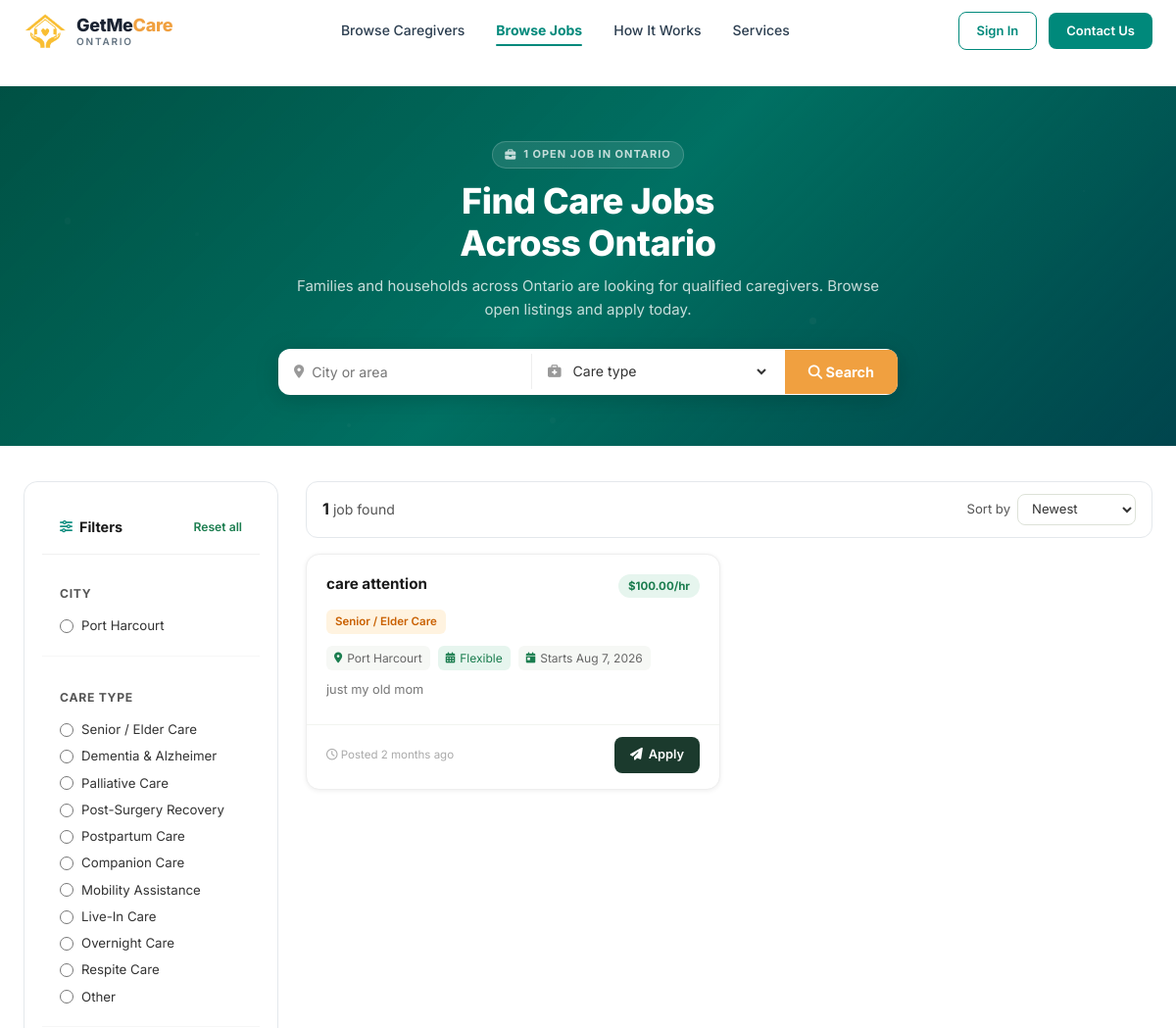
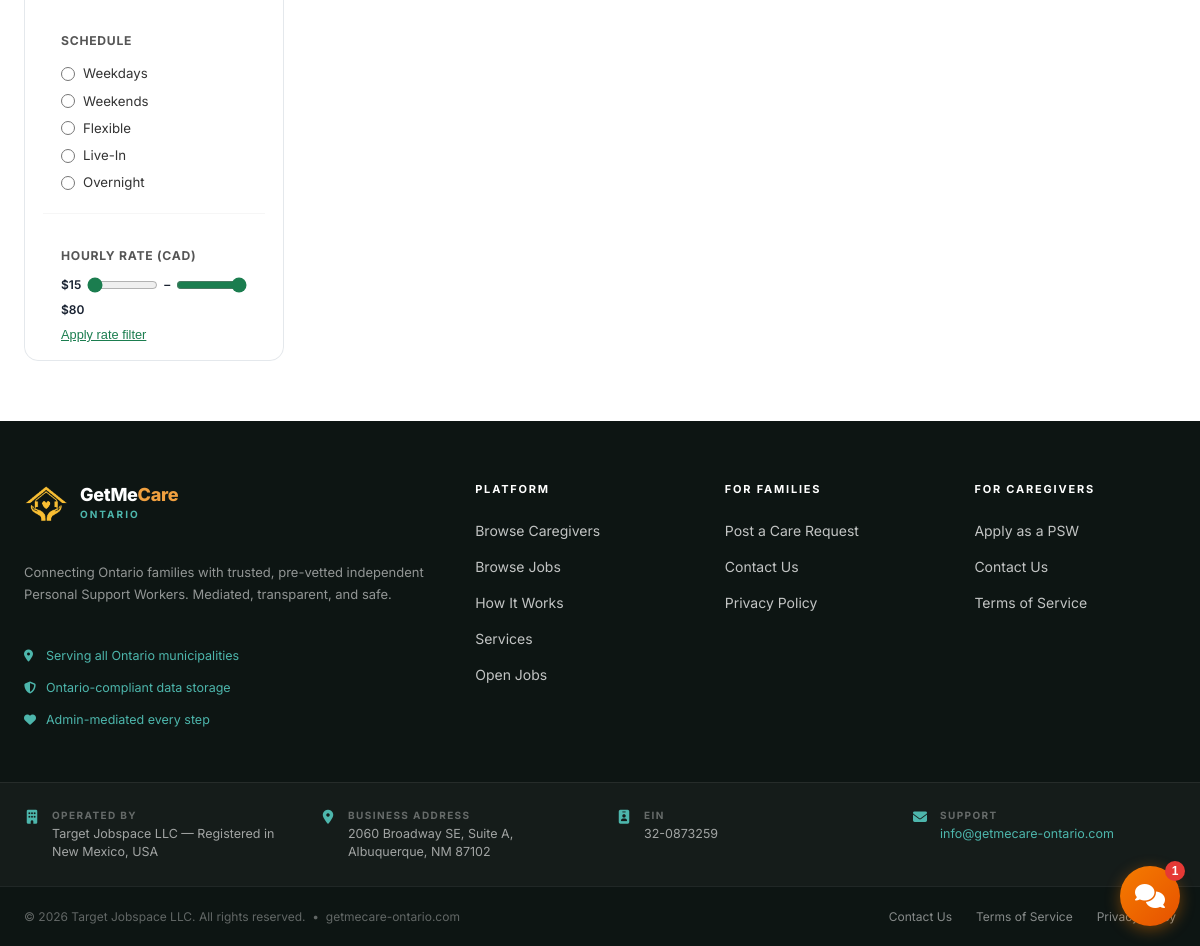
Screenshot of /browse-jobs/ with the database file from the repository (2 pictures, top to bottom).
### Account/models.py (models this page shows, shortened)
class JobPosting(models.Model):
    CARE_TYPE_CHOICES = [
        ('senior_elder',      'Senior / Elder Care'),
        ('dementia',          'Dementia & Alzheimer'),
        ('palliative',        'Palliative Care'),
        ('post_surgery',      'Post-Surgery Recovery'),
        ('postpartum',        'Postpartum Care'),
        ('companion',         'Companion Care'),
        ('mobility',          'Mobility Assistance'),
        ('live_in',           'Live-In Care'),
        ('overnight',         'Overnight Care'),
        ('respite',           'Respite Care'),
        ('other',             'Other'),
    ]
    SCHEDULE_CHOICES = [
        ('weekdays',  'Weekdays'),
        ('weekends',  'Weekends'),
        ('flexible',  'Flexible'),
        ('live_in',   'Live-In'),
        ('overnight', 'Overnight'),
    ]
    STATUS_OPEN   = 'open'
    STATUS_FILLED = 'filled'
    STATUS_CLOSED = 'closed'
    STATUS_CHOICES = [
        (STATUS_OPEN,   'Open'),
        (STATUS_FILLED, 'Filled'),
        (STATUS_CLOSED, 'Closed'),
    ]
    employer       = models.ForeignKey(
        CustomUser, on_delete=models.CASCADE,
        related_name='job_postings',
        limit_choices_to={'role': CustomUser.EMPLOYER},
    )
    title          = models.CharField(max_length=120,
                     help_text='e.g. "Weekend Respite Care"')
    care_type      = models.CharField(max_length=30, choices=CARE_TYPE_CHOICES)
    city           = models.CharField(max_length=100,
                     help_text='Neighbourhood or city, e.g. "Nepean" or "Ottawa"')
    description    = models.TextField(blank=True,
                     help_text='Details about the care needed, patient needs, home environment, etc.')
    hours_per_week = models.PositiveSmallIntegerField(null=True, blank=True,
                     help_text='Estimated weekly hours')
    hourly_rate    = models.DecimalField(max_digits=6, decimal_places=2, null=True, blank=True,
                     help_text='Offered rate in CAD/hr')
    schedule       = models.CharField(max_length=20, choices=SCHEDULE_CHOICES, default='flexible')
    start_date     = models.DateField(null=True, blank=True,
                     help_text='Desired start date (leave blank if flexible)')
    status         = models.CharField(max_length=10, choices=STATUS_CHOICES, default=STATUS_OPEN)
    created_at     = models.DateTimeField(auto_now_add=True)
    updated_at     = models.DateTimeField(auto_now=True)
    class Meta:
        ordering = ['-created_at']

### Caregiver/views.py (the view)
# urls.py: path('browse-jobs/', views.browse_jobs, name='browse_jobs'),
def browse_jobs(request):
    qs = JobPosting.objects.filter(
        status=JobPosting.STATUS_OPEN
    ).select_related('employer').order_by('-created_at')
    city      = request.GET.get('city', '').strip()
    care_type = request.GET.get('care_type', '').strip()
    schedule  = request.GET.get('schedule', '').strip()
    rate_min  = request.GET.get('rate_min', '')
    rate_max  = request.GET.get('rate_max', '')
    sort      = request.GET.get('sort', '')
    if city:
        qs = qs.filter(city__icontains=city)
    if care_type:
        qs = qs.filter(care_type=care_type)
    if schedule:
        qs = qs.filter(schedule=schedule)
    if rate_min:
        try:
            qs = qs.filter(hourly_rate__gte=float(rate_min))
        except ValueError:
            pass
    if rate_max:
        try:
            qs = qs.filter(hourly_rate__lte=float(rate_max))
        except ValueError:
            pass
    if sort == 'rate_asc':
        qs = qs.order_by('hourly_rate')
    elif sort == 'rate_desc':
        qs = qs.order_by('-hourly_rate')
    elif sort == 'oldest':
        qs = qs.order_by('created_at')
    paginator = Paginator(qs, 30)
    page_num  = request.GET.get('page', 1)
    page_obj  = paginator.get_page(page_num)
    cities = (
        JobPosting.objects
        .filter(status=JobPosting.STATUS_OPEN)
        .exclude(city='')
        .values_list('city', flat=True)
        .distinct()
        .order_by('city')
    )
    return render(request, 'Caregiver/browse-jobs.html', {
        'page_obj':   page_obj,
        'total':      paginator.count,
        'city':       city,
        'care_type':  care_type,
        'schedule':   schedule,
        'rate_min':   rate_min,
        'rate_max':   rate_max,
        'sort':       sort,
        'cities':     cities,
        'care_type_choices': JobPosting.CARE_TYPE_CHOICES,
        'schedule_choices':  JobPosting.SCHEDULE_CHOICES,
    })

### GETMECARE/context_processors.py (called while the page is built, shortened)
def sidebar_context(request):
    if not hasattr(request, 'user') or not request.user.is_authenticated:
        return {}

### templates/Caregiver/browse-jobs.html (shortened to what this page needs)
{% extends "base.html" %}
{% load static %}
{% block content %}
<section class="browse-hero">
<div class="browse-hero-inner" style="text-align:center">
<div class="browse-hero-text">
<span class="browse-eyebrow reveal"><i class="fas fa-briefcase"></i> {{ total }} Open Job{% if total != 1 %}s{% endif %} in Ontario</span>
<h1 class="reveal reveal-d1">Find Care Jobs<br>Across Ontario</h1>
<p class="reveal reveal-d2">Families and households across Ontario are looking for qualified caregivers. Browse open listings and apply today.</p>
</div>
<div class="jobs-hero-search browse-hero-search reveal reveal-d3">
<form method="get" action="{% url 'browse_jobs' %}">
<div class="jhs-inner">
<span class="jhs-field"><i class="fas fa-map-marker-alt"></i><input type="text" name="city" placeholder="City or area" value="{{ city }}"></span>
<span class="jhs-field"><i class="fas fa-briefcase-medical"></i>
<select name="care_type">
<option value="">Care type</option>
</select>
</span>
<button type="submit" class="jhs-btn"><i class="fas fa-search"></i> Search</button>
</div>
</form>
</div>
</div>
</section>
<div class="browse-layout">
<aside class="browse-sidebar" id="jobsSidebar">
<form method="get" action="{% url 'browse_jobs' %}" id="filterForm">
<div class="filter-card">
<div class="filter-header">
<h3><i class="fas fa-sliders-h"></i> Filters</h3>
<a href="{% url 'browse_jobs' %}" class="filter-reset">Reset all</a>
</div>
<div class="filter-group">
<h4>City</h4>
{% for c in cities %}
<label class="filter-check"><input type="radio" name="city" value="{{ c }}" {% if city == c %}checked{% endif %} onchange="this.form.submit()"><span>{{ c }}</span></label>
{% empty %}<p style="font-size:.8rem;color:#aaa">No listings yet</p>{% endfor %}
</div>
<div class="filter-group">
<h4>Care Type</h4>
{% for value, label in care_type_choices %}
<label class="filter-check"><input type="radio" name="care_type" value="{{ value }}" {% if care_type == value %}checked{% endif %} onchange="this.form.submit()"><span>{{ label }}</span></label>
{% endfor %}
</div>
<div class="filter-group">
<h4>Schedule</h4>
{% for value, label in schedule_choices %}
<label class="filter-check"><input type="radio" name="schedule" value="{{ value }}" {% if schedule == value %}checked{% endif %} onchange="this.form.submit()"><span>{{ label }}</span></label>
{% endfor %}
</div>
<div class="filter-group">
<h4>Hourly Rate (CAD)</h4>
<div class="rate-range">
<span id="rate-min">${{ rate_min|default:"15" }}</span>
<input type="range" min="15" max="80" value="{{ rate_min|default:'15' }}" id="rateMin" name="rate_min">
<span>–</span>
<input type="range" min="15" max="80" value="{{ rate_max|default:'80' }}" id="rateMax" name="rate_max">
<span id="rate-max">${{ rate_max|default:"80" }}</span>
</div>
<button type="submit" style="margin-top:8px;cursor:pointer;border:none;background:none;text-decoration:underline;color:#1b7d4f;font-size:.8rem;padding:0">Apply rate filter</button>
</div>
</div>
</form>
</aside>
<main class="browse-results">
<div class="results-toolbar">
<div class="results-count"><strong>{{ total }}</strong> job{% if total != 1 %}s{% endif %} found</div>
<form method="get" action="{% url 'browse_jobs' %}" style="display:contents">
<div class="results-sort">
<label>Sort by</label>
<select name="sort" onchange="this.form.submit()">
<option value="" {% if not sort %}selected{% endif %}>Newest</option>
</select>
</div>
</form>
</div>
<div class="jb-grid">
{% for job in page_obj %}
<div class="jb-card">
<div class="jb-card-body">
<div class="jb-header">
<div class="jb-title">{{ job.title }}</div>
{% if job.hourly_rate %}<span class="jb-rate-badge">${{ job.hourly_rate }}/hr</span>{% endif %}
</div>
<span class="jb-type-badge">{{ job.get_care_type_display }}</span>
<div class="jb-meta">
<span class="jb-meta-item"><i class="fas fa-map-marker-alt"></i> {{ job.city|default:"Ontario" }}</span>
<span class="jb-meta-item sched-{{ job.schedule }}"><i class="fas fa-calendar-alt"></i> {{ job.get_schedule_display }}</span>
{% if job.start_date %}<span class="jb-meta-item"><i class="fas fa-calendar-day"></i> Starts {{ job.start_date|date:"M j, Y" }}</span>{% endif %}
</div>
{% if job.description %}<p class="jb-desc">{{ job.description }}</p>{% endif %}
</div>
<div class="jb-footer">
<span class="jb-posted"><i class="far fa-clock"></i> Posted {{ job.created_at|timesince }} ago</span>
<a href="{% url 'chat_start' job.employer.id %}" class="jb-apply-btn"><i class="fas fa-paper-plane"></i> Apply</a>
</div>
</div>
{% endfor %}
</div>
</main>
</div>
{% endblock %}

### templates/Caregiver/browse-jobs.html (style rules this page uses)
.jhs-inner { display:flex;align-items:center;background:#fff;border-radius:12px;overflow:hidden;box-shadow:0 4px 24px rgba(0,0,0,.18) }
.jhs-field { display:flex;align-items:center;gap:8px;padding:0 16px;flex:1 }
.jhs-field i { color:#999;font-size:.85rem;flex-shrink:0 }
.jhs-field input,.jhs-field select { border:none;outline:none;font-size:.88rem;color:#333;width:100%;font-family:inherit;background:transparent;padding:14px 0 }
.jhs-field select { cursor:pointer }
.jhs-btn { background:#f0a040;color:#fff;border:none;padding:14px 24px;font-size:.9rem;font-weight:700;cursor:pointer;font-family:inherit;white-space:nowrap;transition:background .15s }
.browse-layout { display:grid;grid-template-columns:260px 1fr;gap:28px;max-width:1200px;margin:0 auto;padding:36px 24px 60px;align-items:start }
.browse-sidebar { position:sticky;top:80px }
.filter-card { background:#fff;border-radius:14px;box-shadow:0 1px 6px rgba(0,0,0,.07);overflow:hidden }
.filter-header { display:flex;align-items:center;justify-content:space-between;padding:16px 18px;border-bottom:1px solid #f0f0f0 }
.filter-header h3 { font-size:.9rem;font-weight:700;color:#1a1a1a;margin:0;display:flex;align-items:center;gap:7px }
.filter-reset { font-size:.76rem;color:#1b7d4f;text-decoration:none;font-weight:600 }
.filter-group { padding:16px 18px;border-bottom:1px solid #f6f6f6 }
.filter-group:last-child { border-bottom:none }
.filter-group h4 { font-size:.76rem;font-weight:700;color:#555;text-transform:uppercase;letter-spacing:.06em;margin-bottom:10px }
.filter-check { display:flex;align-items:center;gap:8px;font-size:.83rem;color:#333;padding:3px 0;cursor:pointer }
.filter-check input { accent-color:#1b7d4f;width:14px;height:14px;flex-shrink:0 }
.rate-range { display:flex;align-items:center;gap:6px;flex-wrap:wrap;font-size:.78rem;color:#555 }
.rate-range input[type=range] { flex:1;min-width:60px;accent-color:#1b7d4f }
.browse-results { min-width:0 }
.results-toolbar { display:flex;align-items:center;gap:12px;flex-wrap:wrap;margin-bottom:16px }
.results-count { font-size:.88rem;color:#555;flex:1 }
.results-count strong { color:#1a1a1a;font-size:1rem }
.results-sort { display:flex;align-items:center;gap:7px;font-size:.82rem;color:#555 }
.results-sort select { border:1px solid #dde2d8;border-radius:8px;padding:6px 10px;font-size:.82rem;font-family:inherit;outline:none;background:#fff;color:#333 }
.jb-grid { display:grid;grid-template-columns:repeat(auto-fill,minmax(310px,1fr));gap:18px }
.jb-card { background:#fff;border-radius:14px;box-shadow:0 1px 5px rgba(0,0,0,.07);border:1px solid #eee;display:flex;flex-direction:column;transition:box-shadow .2s,transform .2s }
.jb-card-body { padding:20px 20px 14px;flex:1 }
.jb-header { display:flex;align-items:flex-start;justify-content:space-between;gap:10px;margin-bottom:12px }
.jb-title { font-size:.95rem;font-weight:700;color:#1a1a1a;line-height:1.3 }
.jb-rate-badge { background:#e6f5ee;color:#1b7d4f;font-size:.72rem;font-weight:700;border-radius:20px;padding:3px 10px;white-space:nowrap;flex-shrink:0 }
.jb-meta { display:flex;flex-wrap:wrap;gap:8px;margin-bottom:10px }
.jb-meta-item { display:flex;align-items:center;gap:5px;font-size:.75rem;color:#666;background:#f6f8f5;border-radius:6px;padding:3px 8px }
.jb-meta-item i { color:#1b7d4f;font-size:.68rem }
.jb-desc { font-size:.8rem;color:#777;line-height:1.5;margin-bottom:12px;display:-webkit-box;-webkit-line-clamp:2;-webkit-box-orient:vertical;overflow:hidden }
.jb-type-badge { display:inline-block;background:#fff3e0;color:#c96000;border-radius:6px;padding:3px 9px;font-size:.72rem;font-weight:600;margin-bottom:12px }
.jb-footer { padding:12px 20px 16px;border-top:1px solid #f2f4f0;display:flex;align-items:center;justify-content:space-between;gap:10px }
.jb-posted { font-size:.72rem;color:#aaa }
.jb-apply-btn { display:inline-flex;align-items:center;gap:6px;background:#1b3a2d;color:#fff;border:none;border-radius:8px;padding:8px 16px;font-size:.8rem;font-weight:600;text-decoration:none;cursor:pointer;font-family:inherit;transition:background .15s }
.sched-flexible { background:#e6f5ee;color:#1b7d4f }

### rows the page displays
JobPosting: title "care attention", hourly_rate "100.00", care_type "Senior / Elder Care", city "Port Harcourt", schedule "Flexible", start_date "Aug 7, 2026", description "just my old mom", created_at "2 months"

### other values shown
{{ total }} "1"
{{ c }} "Port Harcourt"
{{ label }} "Senior / Elder Care" "Dementia & Alzheimer" "Palliative Care" "Post-Surgery Recovery" "Postpartum Care" "Companion Care" "Mobility Assistance" "Live-In Care" "Overnight Care" "Respite Care" "Other"
{{ label }} "Weekdays" "Weekends" "Flexible" "Live-In" "Overnight"
{{ rate_min|default:"15" }} "15"
{{ rate_max|default:"80" }} "80"
